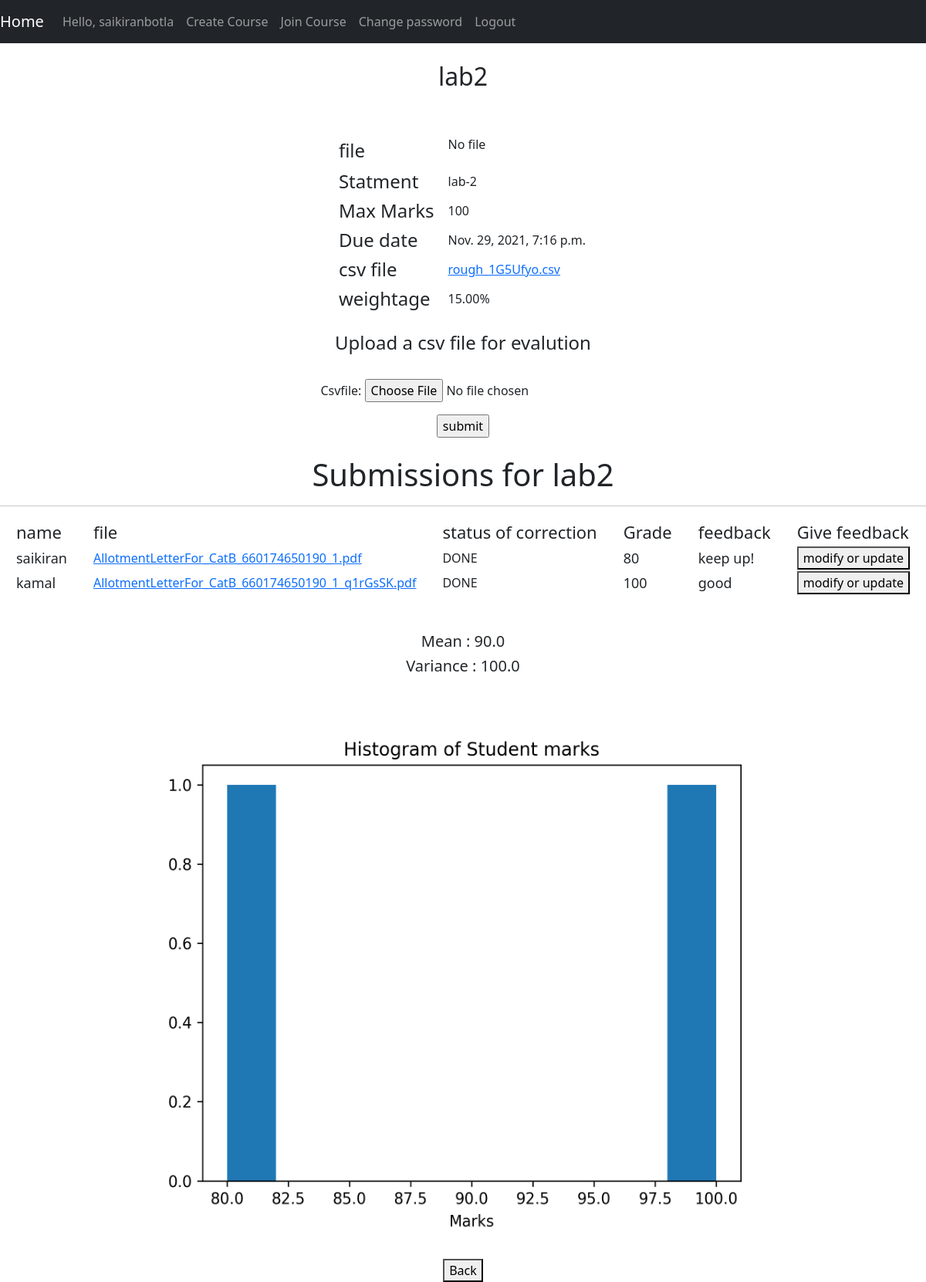
/viewsubmissions/Cs101/lab2/ (signed in), run on the app's committed database.
### moodle/models.py (models this page shows, shortened)
class Assignment(models.Model):
  	course = models.ForeignKey(Coursescreated, on_delete = models.CASCADE)
  	name = models.CharField(max_length = 50)
  	file=models.FileField(upload_to='',blank=True)
  	statement = models.TextField(blank=True)
  	total = models.PositiveIntegerField()
  	date_created=models.DateTimeField(auto_now_add=True,null=True)
  	deadline=models.DateTimeField(null = True,blank=True)
  	csvfile = models.FileField(upload_to='',blank=True)
  	weightage=models.DecimalField(max_digits=5,decimal_places=2,null=True)

class Submission(models.Model):
  	assignment = models.ForeignKey(Assignment, on_delete = models.CASCADE)
  	student = models.ForeignKey(User, on_delete=models.CASCADE)
  	submittedfile = models.FileField(upload_to='',blank=True)
  	grade = models.PositiveIntegerField(null = True, blank=True)
  	statusofcorrection = models.CharField(max_length=100,default = "NOT DONE")
  	feedback = models.TextField(null = True, blank=True)

### moodle/views.py (the view, shortened to what this page needs)
# urls.py: path('viewsubmissions/<str:pk>/<str:ak>/',views.viewSubmission,name="viewsubmissions"),
@login_required(login_url='login')
def viewSubmission(request,pk,ak):
	form=uploadcsvform()
	course=Coursescreated.objects.filter(title=pk)
	course=course[0]
	assignment=Assignment.objects.filter(course=course,name=ak)
	assignment=assignment[0]
	submissions=Submission.objects.filter(assignment=assignment)
	x=list()
	for submission in submissions:
		if submission.statusofcorrection=='DONE':
			x.append(submission.grade)
	x=np.array(x)
	mean=np.mean(x)
	var=np.var(x)
	plt.title('Histogram of Student marks')
	plt.xlabel('Marks')
	plt.hist(x)
	buf=io.BytesIO()
	plt.savefig(buf,format='png',dpi=300)
	image_base64=base64.b64encode(buf.getvalue()).decode('utf-8').replace('\n','')
	buf.close()
	plt.clf()
	return render(request,'moodle/viewsubmissions.html',{'submissions':submissions,'pk':course.title,'ak':assignment.name,'assignment':assignment,'form':form,'mean':mean,'var':var,'image_base64':image_base64})

### moodle/forms.py
class uploadcsvform(forms.ModelForm):
    class Meta:
        model=Assignment
        fields=['csvfile']

### moodle/templates/moodle/viewsubmissions.html (shortened to what this page needs)
{% extends 'moodle/main.html' %}
{% block content %}
<center>
	<br>
	<h2>{{assignment.name}}</h2>
	<br>
	<br>
	<table>
		<tr>
			<td style="font-size: 24px;">file</td>
			<td></td>
				<td></td>
				<td></td>
				<td></td>
				<td></td>
				<td></td>
				<td></td>
				<td></td>
				{% if assignment.file %}
			<td><a href="{{assignment.file.url}}" download>	{{assignment.file}} </a></td>
				{% else %}
				<td><p>No file</p></td>
				{% endif %}
		</tr>
		<tr>
			<td style="font-size: 24px;">Statment</td>
				<td></td>
				<td></td>
				<td></td>
				<td></td>
				<td></td>
				<td></td>
				<td></td>
				<td></td>
			<td>
				{% if assignment.statement %}
			{{assignment.statement}}
				{% else %}
					<p>None</p>
				{% endif %}</td>
		</tr>
		<tr>
			<td style="font-size: 24px;" >Max Marks</td>
			<td></td>
				<td></td>
				<td></td>
				<td></td>
				<td></td>
				<td></td>
				<td></td>
				<td></td>
			<td>{{assignment.total}}</td>
			<td></td>
		</tr>
		<tr>
				<td style="font-size: 24px;">Due date</td>
				<td></td>
				<td></td>
				<td></td>
				<td></td>
				<td></td>
				<td></td>
				<td></td>
				<td></td>
				<td >
					{% if assignment.deadline %}
						{{assignment.deadline}}
					{% endif %}
				</td>
		</tr>
		<tr>
			<td style="font-size: 24px;">csv file</td>
			<td></td>
				<td></td>
				<td></td>
				<td></td>
				<td></td>
				<td></td>
				<td></td>
				<td></td>
				<td>
					{% if assignment.csvfile %}
						<a href="{{assignment.csvfile.url}}" download>	{{assignment.csvfile}} </a>
					{% endif %}
				</td>
		</tr>
		<tr>
			<td style="font-size: 24px;">weightage</td>
			<td></td>
				<td></td>
				<td></td>
				<td></td>
				<td></td>
				<td></td>
				<td></td>
				<td></td>
				<td>{{assignment.weightage}}%</td>
		</tr>
	</table>
	<br>
	<h4>Upload a csv file for evalution</h4>
	<br>
	<form method="POST" enctype="multipart/form-data">
		{{ form.as_p }}
		<input type="submit" value="submit">
	</form>
	<br>
	<h1>Submissions for {{ak}}</h1>
	<hr>
	<table>
		<tr>
			<td  style="font-size: 22px;">name</td>
			<td></td>
			<td></td>
			<td></td>
			<td></td>
			<td></td>
				<td></td>
				<td></td>
				<td></td>
				<td></td>
			<td></td>
			<td></td>
			<td></td>
			<td></td>
				<td></td>
				<td></td>
				<td></td>
			<td style="font-size: 22px;">file</td>
			<td></td>
			<td></td>
			<td></td>
			<td></td>
			<td></td>
				<td></td>
				<td></td>
				<td></td>
				<td></td>
			<td></td>
			<td></td>
			<td></td>
			<td></td>
				<td></td>
				<td></td>
				<td></td>
			<td style="font-size: 22px;">status of correction</td>
			<td></td>
			<td></td>
			<td></td>
			<td></td>
			<td></td>
				<td></td>
				<td></td>
				<td></td><td></td>
			<td></td>
			<td></td>
			<td></td>
			<td></td>
				<td></td>
				<td></td>
				<td></td>
				<td style="font-size: 22px;">Grade</td>
				<td></td>
			<td></td>
			<td></td>
			<td></td>
			<td></td>
				<td></td>
				<td></td>
				<td></td><td></td>
			<td></td>
			<td></td>
			<td></td>
			<td></td>
				<td></td>
				<td></td>
				<td></td>
			<td style="font-size: 22px;">feedback</td>
			<td></td>
				<td></td>
				<td></td>
				<td></td>
				<td></td>
				<td></td>
				<td></td>
				<td></td>
				<td></td>
			<td></td>
			<td></td>
			<td></td>
			<td></td>
				<td></td>
				<td></td>
				<td></td>
				<td style="font-size: 22px;">Give feedback</td>
		</tr>
		{% for submission in submissions %}
			<tr>
				<td style="font-size: 18px;">{{submission.student.username}}</td>
				<td></td>
				<td></td>
				<td></td>
				<td></td>
				<td></td>
				<td></td>
				<td></td>
				<td></td><td></td>
			<td></td>
			<td></td>
			<td></td>
			<td></td>
				<td></td>
				<td></td>
				<td></td>
				<td><a href="{{submission.submittedfile.url}}" download>{{submission.submittedfile}}</a></td>
				<td></td>
				<td></td>
				<td></td>
				<td></td>
				<td></td>
				<td></td>
				<td></td>
				<td></td><td></td>
			<td></td>
			<td></td>
			<td></td>
			<td></td>
				<td></td>
				<td></td>
				<td></td>
				<td>{{submission.statusofcorrection}}</td>
				<td></td>
				<td></td>
				<td></td>
				<td></td>
				<td></td>
				<td></td>
				<td></td>
				<td></td><td></td>
			<td></td>
			<td></td>
			<td></td>
			<td></td>
				<td></td>
				<td></td>
				<td></td>
				<td style='font-size: 18px;'>{{submission.grade}}</td>
				<td></td>
			<td></td>
			<td></td>
			<td></td>
			<td></td>
				<td></td>
				<td></td>
				<td></td><td></td>
			<td></td>
			<td></td>
			<td></td>
			<td></td>
				<td></td>
				<td></td>
				<td></td>
				<td style="font-size: 18px;">{{submission.feedback}}</td>
				<td></td>
				<td></td>
				<td></td>
				<td></td>
				<td></td>
				<td></td>
				<td></td>
				<td></td><td></td>
			<td></td>
			<td></td>
			<td></td>
			<td></td>
				<td></td>
				<td></td>
				<td></td>
				<td><a href="{% url 'feedback' pk ak submission.student.username %}"><button type="submit">modify or update</button></td> </a>
			</tr>
		{% endfor %}
	</table>
	<br>
	<br>
	<h5>Mean : {{mean}}</h5>
	<h5>Variance : {{var}}</h5>
	<br>
	<img alt="" height="700" width="900">
	<br>
	<br>
	<a href="{% url 'instructor' pk %}"><button>Back</button></a>
</center>
{% endblock %}

### moodle/templates/moodle/dashboard.html (shortened to what this page needs)
 <nav class="navbar navbar-expand-lg navbar-dark bg-dark">
   <a class="navbar-brand" href="{% url 'home' %}">Home</a>
  <div class="collapse navbar-collapse" id="navbarNavAltMarkup">
    <div class="navbar-nav">
      <a class="nav-item nav-link">Hello, {{request.user}}</a>
      <a class="nav-item nav-link" href="{% url 'createcourse' %}">Create Course</a>
      <a class="nav-item nav-link" href="{% url 'joincourse' %}">Join Course</a>
      <a class="nav-item nav-link" href="{% url 'reset' %}">Change password</a>
      <a class="nav-item nav-link" href="{% url 'logout' %}">Logout</a>
    </div>
  </div>
</nav>

### data on the page
Assignment: name "lab2", statement "lab-2", total "100", deadline "Nov. 29, 2021, 7:16 p.m.", csvfile "rough_1G5Ufyo.csv", weightage "15.00"
Submission: student.username "saikiran", submittedfile "AllotmentLetterFor_CatB_660174650190_1.pdf", statusofcorrection "DONE", grade "80", feedback "keep up!"
Submission: student.username "kamal", submittedfile "AllotmentLetterFor_CatB_660174650190_1_q1rGsSK.pdf", statusofcorrection "DONE", grade "100", feedback "good"

### other printed values
{{ request.user }} "saikiranbotla"
{{ mean }} "90.0"
{{ var }} "100.0"
